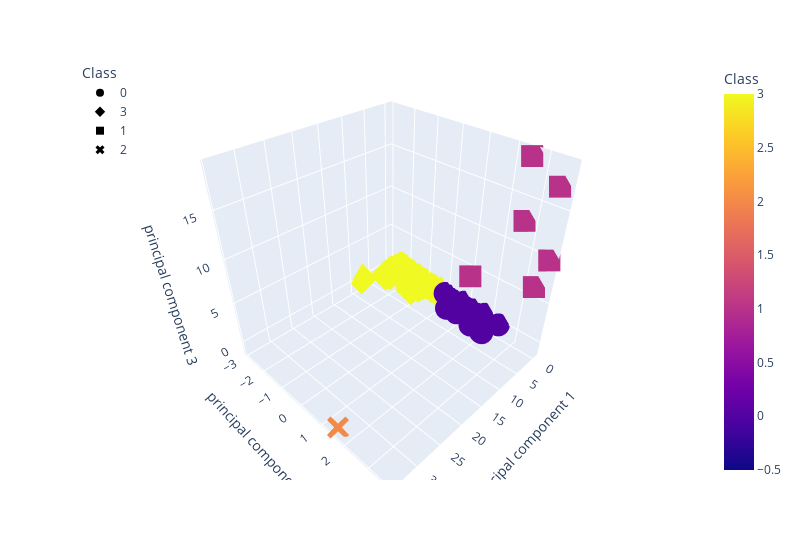

Source (notebook cell):
### Markdown cell above
### Deliverable 4: Visualizing Cryptocurrencies Results

#### 3D-Scatter with Clusters

### Code cell
# Creating a 3D-Scatter with the PCA data and the clusters
fig = px.scatter_3d(
    clustered_df,
    x="principal component 1",
    y="principal component 2",
    z="principal component 3",
    color="Class",
    symbol="Class",
    width=800,
)
fig.update_layout(legend=dict(x=0, y=1))
fig.show()

### Figure 1 — Plotly figure (JSON) as saved in the notebook; plotly's stock layout.template omitted (floating-point values rounded to 4 significant figures; data arrays with more than 128 entries replaced by an {"elided": "..."} marker saying what was removed)
{"data": [{"hovertemplate": "Class=%{marker.color}<br>principal component 1=%{x}<br>principal component 2=%{y}<br>principal component 3=%{z}<extra></extra>", "legendgroup": "0", "marker": {"color": {"elided": "286 int values"}, "coloraxis": "coloraxis", "symbol": "circle"}, "mode": "markers", "name": "0", "scene": "scene", "showlegend": true, "type": "scatter3d", "x": {"elided": "286 float values"}, "y": {"elided": "286 float values"}, "z": {"elided": "286 float values"}}, {"hovertemplate": "Class=%{marker.color}<br>principal component 1=%{x}<br>principal component 2=%{y}<br>principal component 3=%{z}<extra></extra>", "legendgroup": "3", "marker": {"color": {"elided": "239 int values"}, "coloraxis": "coloraxis", "symbol": "diamond"}, "mode": "markers", "name": "3", "scene": "scene", "showlegend": true, "type": "scatter3d", "x": {"elided": "239 float values"}, "y": {"elided": "239 float values"}, "z": {"elided": "239 float values"}}, {"hovertemplate": "Class=%{marker.color}<br>principal component 1=%{x}<br>principal component 2=%{y}<br>principal component 3=%{z}<extra></extra>", "legendgroup": "1", "marker": {"color": [1, 1, 1, 1, 1, 1], "coloraxis": "coloraxis", "symbol": "square"}, "mode": "markers", "name": "1", "scene": "scene", "showlegend": true, "type": "scatter3d", "x": [4.429, -0.2113, -0.3286, -0.4033, -0.3784, -0.3047], "y": [1.605, 2.579, 2.672, 3.679, 3.534, 3.381], "z": [6.455, 18.93, 12.85, 10.01, 17.11, 6.568]}, {"hovertemplate": "Class=%{marker.color}<br>principal component 1=%{x}<br>principal component 2=%{y}<br>principal component 3=%{z}<extra></extra>", "legendgroup": "2", "marker": {"color": [2], "coloraxis": "coloraxis", "symbol": "x"}, "mode": "markers", "name": "2", "scene": "scene", "showlegend": true, "type": "scatter3d", "x": [34.11], "y": [1.53], "z": [-1.069]}], "layout": {"coloraxis": {"colorbar": {"title": {"text": "Class"}}, "colorscale": [[0, "#0d0887"], [0.1111, "#46039f"], [0.2222, "#7201a8"], [0.3333, "#9c179e"], [0.4444, "#bd3786"], [0.5556, "#d8576b"], [0.6667, "#ed7953"], [0.7778, "#fb9f3a"], [0.8889, "#fdca26"], [1, "#f0f921"]]}, "legend": {"title": {"text": "Class"}, "tracegroupgap": 0, "x": 0, "y": 1}, "margin": {"t": 60}, "scene": {"domain": {"x": [0, 1], "y": [0, 1]}, "xaxis": {"title": {"text": "principal component 1"}}, "yaxis": {"title": {"text": "principal component 2"}}, "zaxis": {"title": {"text": "principal component 3"}}}, "width": 800}}
